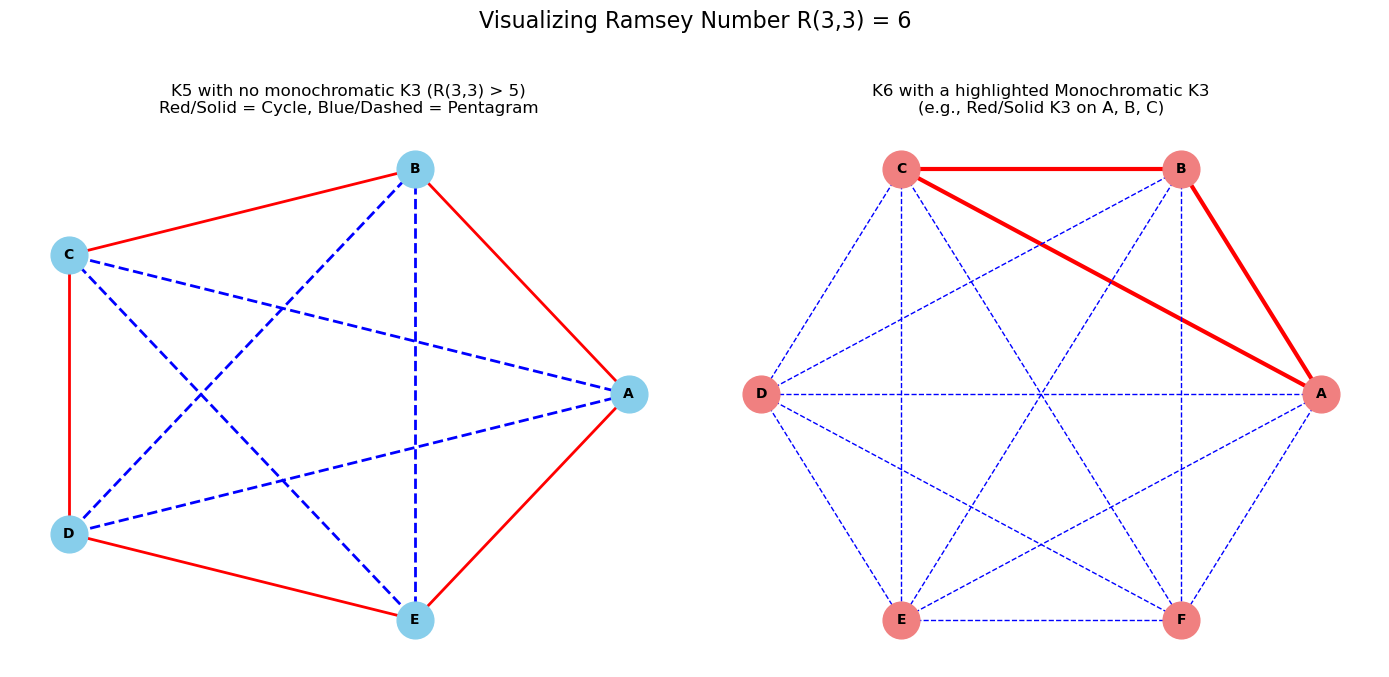

This chart was generated by the following Python code:
import networkx as nx
import matplotlib.pyplot as plt
import string
import itertools
import os
import sys

# --- Setup ---
letters = list(string.ascii_uppercase)
script_name = os.path.splitext(os.path.basename(sys.argv[0]))[0]
output_file = f"{script_name}.png"

# --- Graph G5 (Illustrating R(3,3) > 5) ---
# This graph shows a K5 with a 2-coloring that has no monochromatic K3.
# Nodes are A, B, C, D, E.
# Color1 (e.g., red, solid line) for the 5-cycle.
# Color2 (e.g., blue, dashed line) for the inner pentagram.

nodes5_labels = letters[:5]  # A, B, C, D, E
G5 = nx.Graph()
G5.add_nodes_from(nodes5_labels)

# Define edges for Color1 (red 5-cycle)
edges_color1_g5 = []
for i in range(5):
    u, v = nodes5_labels[i], nodes5_labels[(i + 1) % 5]
    G5.add_edge(u, v, color='red', style='solid', weight=2.0)
    edges_color1_g5.append(tuple(sorted((u, v)))) # Store for lookup

# Define edges for Color2 (blue pentagram)
all_edges_k5 = list(itertools.combinations(nodes5_labels, 2))
for u, v in all_edges_k5:
    if tuple(sorted((u, v))) not in edges_color1_g5:
        G5.add_edge(u, v, color='blue', style='dashed', weight=2.0)

# --- Graph G6 (Illustrating R(3,3) = 6) ---
# This graph shows a K6 with an example 2-coloring,
# highlighting one resulting monochromatic K3 (e.g., a red K3).
# Nodes are A, B, C, D, E, F.

nodes6_labels = letters[:6]  # A, B, C, D, E, F
G6 = nx.Graph()
G6.add_nodes_from(nodes6_labels)

all_edges_k6 = list(itertools.combinations(nodes6_labels, 2))

# Define a specific monochromatic K3 to highlight (e.g., nodes A, B, C form a red K3)
highlight_k3_nodes = [nodes6_labels[0], nodes6_labels[1], nodes6_labels[2]]  # A, B, C
highlight_k3_edges = list(itertools.combinations(highlight_k3_nodes, 2))
highlight_k3_edges_sorted = [tuple(sorted(edge)) for edge in highlight_k3_edges]

for u, v in all_edges_k6:
    if tuple(sorted((u, v))) in highlight_k3_edges_sorted:
        G6.add_edge(u, v, color='red', style='solid', weight=3.0)  # Highlighted K3
    else:
        # For this example, color all other edges blue
        G6.add_edge(u, v, color='blue', style='dashed', weight=1.0)


# --- Plotting ---
fig, axes = plt.subplots(1, 2, figsize=(14, 7)) # Increased figsize for clarity

# Plot G5
pos5 = nx.circular_layout(G5) # Circular layout is standard for this K5 example
edge_colors_g5 = [G5[u][v]['color'] for u, v in G5.edges()]
edge_styles_g5 = [G5[u][v]['style'] for u, v in G5.edges()]
edge_widths_g5 = [G5[u][v]['weight'] for u, v in G5.edges()]

nx.draw(G5, pos5, with_labels=True, ax=axes[0], node_color='skyblue', font_weight='bold',
        node_size=700, font_size=10,
        edge_color=edge_colors_g5, style=edge_styles_g5, width=edge_widths_g5)
axes[0].set_title("K5 with no monochromatic K3 (R(3,3) > 5)\nRed/Solid = Cycle, Blue/Dashed = Pentagram", fontsize=12)

# Plot G6
pos6 = nx.circular_layout(G6) # Circular layout for K6
edge_colors_g6 = [G6[u][v]['color'] for u, v in G6.edges()]
edge_styles_g6 = [G6[u][v]['style'] for u, v in G6.edges()]
edge_widths_g6 = [G6[u][v]['weight'] for u, v in G6.edges()]

nx.draw(G6, pos6, with_labels=True, ax=axes[1], node_color='lightcoral', font_weight='bold',
        node_size=700, font_size=10,
        edge_color=edge_colors_g6, style=edge_styles_g6, width=edge_widths_g6)
axes[1].set_title(f"K6 with a highlighted Monochromatic K3\n(e.g., Red/Solid K3 on {', '.join(highlight_k3_nodes)})", fontsize=12)

for ax in axes:
    ax.set_axis_off()

plt.suptitle("Visualizing Ramsey Number R(3,3) = 6", fontsize=16, y=0.98)
plt.tight_layout(rect=[0, 0.02, 1, 0.95]) # Adjust for suptitle and bottom margin
plt.savefig(output_file, bbox_inches='tight')
print(f"Saved figure as {output_file}")
plt.show()
